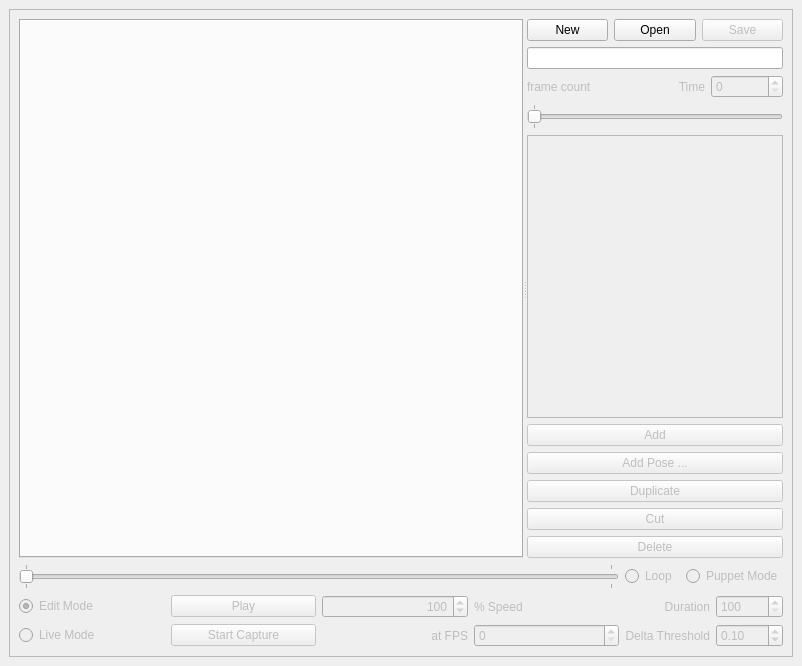
<?xml version="1.0" encoding="UTF-8"?>
<ui version="4.0">
 <class>Motion2</class>
 <widget class="QDockWidget" name="Motion2">
  <property name="geometry">
   <rect>
    <x>0</x>
    <y>0</y>
    <width>802</width>
    <height>666</height>
   </rect>
  </property>
  <property name="windowTitle">
   <string>Motion Editor</string>
  </property>
  <widget class="QWidget" name="dockWidgetContents">
   <layout class="QVBoxLayout" name="verticalLayout_3">
    <item>
     <widget class="QScrollArea" name="scrollArea">
      <property name="widgetResizable">
       <bool>true</bool>
      </property>
      <widget class="QWidget" name="scrollAreaWidgetContents">
       <property name="geometry">
        <rect>
         <x>0</x>
         <y>0</y>
         <width>782</width>
         <height>618</height>
        </rect>
       </property>
       <layout class="QVBoxLayout" name="verticalLayout">
        <item>
         <widget class="QSplitter" name="splitter">
          <property name="orientation">
           <enum>Qt::Horizontal</enum>
          </property>
          <widget class="QTabWidget" name="tabWidget_left">
           <property name="sizePolicy">
            <sizepolicy hsizetype="Maximum" vsizetype="Maximum">
             <horstretch>1</horstretch>
             <verstretch>0</verstretch>
            </sizepolicy>
           </property>
           <property name="currentIndex">
            <number>-1</number>
           </property>
          </widget>
          <widget class="QWidget" name="layoutWidget">
           <layout class="QVBoxLayout" name="verticalLayout_2">
            <item>
             <layout class="QHBoxLayout" name="horizontalLayout">
              <item>
               <widget class="QPushButton" name="btn_new">
                <property name="text">
                 <string>New</string>
                </property>
               </widget>
              </item>
              <item>
               <widget class="QPushButton" name="btn_open">
                <property name="sizePolicy">
                 <sizepolicy hsizetype="Minimum" vsizetype="Fixed">
                  <horstretch>0</horstretch>
                  <verstretch>0</verstretch>
                 </sizepolicy>
                </property>
                <property name="text">
                 <string>Open</string>
                </property>
               </widget>
              </item>
              <item>
               <widget class="QPushButton" name="btn_save">
                <property name="enabled">
                 <bool>false</bool>
                </property>
                <property name="text">
                 <string>Save</string>
                </property>
               </widget>
              </item>
             </layout>
            </item>
            <item>
             <widget class="QLineEdit" name="edit_title">
              <property name="sizePolicy">
               <sizepolicy hsizetype="Minimum" vsizetype="Fixed">
                <horstretch>0</horstretch>
                <verstretch>0</verstretch>
               </sizepolicy>
              </property>
             </widget>
            </item>
            <item>
             <layout class="QHBoxLayout" name="horizontalLayout_3">
              <item>
               <widget class="QLabel" name="lbl_frameCount">
                <property name="enabled">
                 <bool>false</bool>
                </property>
                <property name="text">
                 <string>frame count</string>
                </property>
               </widget>
              </item>
              <item>
               <widget class="QLabel" name="lbl_frame_time">
                <property name="enabled">
                 <bool>false</bool>
                </property>
                <property name="minimumSize">
                 <size>
                  <width>100</width>
                  <height>0</height>
                 </size>
                </property>
                <property name="layoutDirection">
                 <enum>Qt::LeftToRight</enum>
                </property>
                <property name="text">
                 <string>Time</string>
                </property>
                <property name="alignment">
                 <set>Qt::AlignRight|Qt::AlignTrailing|Qt::AlignVCenter</set>
                </property>
               </widget>
              </item>
              <item>
               <widget class="QSpinBox" name="spin_frame_time">
                <property name="enabled">
                 <bool>false</bool>
                </property>
                <property name="maximum">
                 <number>999999999</number>
                </property>
               </widget>
              </item>
             </layout>
            </item>
            <item>
             <widget class="QSlider" name="slider_frames">
              <property name="enabled">
               <bool>false</bool>
              </property>
              <property name="sizePolicy">
               <sizepolicy hsizetype="Minimum" vsizetype="Fixed">
                <horstretch>0</horstretch>
                <verstretch>0</verstretch>
               </sizepolicy>
              </property>
              <property name="minimum">
               <number>1</number>
              </property>
              <property name="maximum">
               <number>1</number>
              </property>
              <property name="pageStep">
               <number>1</number>
              </property>
              <property name="orientation">
               <enum>Qt::Horizontal</enum>
              </property>
              <property name="tickPosition">
               <enum>QSlider::TicksBothSides</enum>
              </property>
              <property name="tickInterval">
               <number>1</number>
              </property>
             </widget>
            </item>
            <item>
             <widget class="QTableWidget" name="tbl_joints">
              <property name="enabled">
               <bool>false</bool>
              </property>
              <property name="sizePolicy">
               <sizepolicy hsizetype="Minimum" vsizetype="Expanding">
                <horstretch>0</horstretch>
                <verstretch>0</verstretch>
               </sizepolicy>
              </property>
             </widget>
            </item>
            <item>
             <layout class="QGridLayout" name="gridLayout_3">
              <item row="0" column="0">
               <widget class="QPushButton" name="btn_add">
                <property name="enabled">
                 <bool>false</bool>
                </property>
                <property name="text">
                 <string>Add</string>
                </property>
               </widget>
              </item>
              <item row="2" column="0">
               <widget class="QPushButton" name="btn_duplicate">
                <property name="enabled">
                 <bool>false</bool>
                </property>
                <property name="text">
                 <string>Duplicate</string>
                </property>
               </widget>
              </item>
              <item row="4" column="0">
               <widget class="QPushButton" name="btn_delete">
                <property name="enabled">
                 <bool>false</bool>
                </property>
                <property name="text">
                 <string>Delete</string>
                </property>
               </widget>
              </item>
              <item row="3" column="0">
               <widget class="QPushButton" name="btn_cut">
                <property name="enabled">
                 <bool>false</bool>
                </property>
                <property name="text">
                 <string>Cut</string>
                </property>
               </widget>
              </item>
              <item row="1" column="0">
               <widget class="QPushButton" name="btn_add_pose">
                <property name="enabled">
                 <bool>false</bool>
                </property>
                <property name="text">
                 <string>Add Pose ...</string>
                </property>
               </widget>
              </item>
             </layout>
            </item>
           </layout>
          </widget>
         </widget>
        </item>
        <item>
         <layout class="QGridLayout" name="gridLayout_4">
          <item row="0" column="0">
           <widget class="QSlider" name="slider_timeline">
            <property name="enabled">
             <bool>false</bool>
            </property>
            <property name="orientation">
             <enum>Qt::Horizontal</enum>
            </property>
            <property name="tickPosition">
             <enum>QSlider::TicksBothSides</enum>
            </property>
            <property name="tickInterval">
             <number>100</number>
            </property>
           </widget>
          </item>
          <item row="0" column="1">
           <layout class="QGridLayout" name="gridLayout_5">
            <item row="0" column="1">
             <widget class="QRadioButton" name="btn_puppet_mode">
              <property name="enabled">
               <bool>false</bool>
              </property>
              <property name="text">
               <string>Puppet Mode</string>
              </property>
              <property name="autoExclusive">
               <bool>false</bool>
              </property>
             </widget>
            </item>
            <item row="0" column="0">
             <widget class="QRadioButton" name="btn_loop">
              <property name="enabled">
               <bool>false</bool>
              </property>
              <property name="text">
               <string>Loop</string>
              </property>
              <property name="autoExclusive">
               <bool>false</bool>
              </property>
             </widget>
            </item>
           </layout>
          </item>
          <item row="1" column="0">
           <layout class="QGridLayout" name="gridLayout">
            <item row="3" column="0">
             <widget class="QRadioButton" name="btn_live_mode">
              <property name="enabled">
               <bool>false</bool>
              </property>
              <property name="text">
               <string>Live Mode</string>
              </property>
             </widget>
            </item>
            <item row="2" column="3">
             <widget class="QSpinBox" name="spin_speed">
              <property name="enabled">
               <bool>false</bool>
              </property>
              <property name="alignment">
               <set>Qt::AlignRight|Qt::AlignTrailing|Qt::AlignVCenter</set>
              </property>
              <property name="minimum">
               <number>1</number>
              </property>
              <property name="maximum">
               <number>200</number>
              </property>
              <property name="value">
               <number>100</number>
              </property>
             </widget>
            </item>
            <item row="3" column="4">
             <widget class="QSpinBox" name="spin_capture_FPS">
              <property name="enabled">
               <bool>false</bool>
              </property>
             </widget>
            </item>
            <item row="2" column="4">
             <widget class="QLabel" name="lbl_speed">
              <property name="enabled">
               <bool>false</bool>
              </property>
              <property name="text">
               <string>% Speed</string>
              </property>
             </widget>
            </item>
            <item row="2" column="1">
             <widget class="QPushButton" name="btn_play">
              <property name="enabled">
               <bool>false</bool>
              </property>
              <property name="text">
               <string>Play</string>
              </property>
             </widget>
            </item>
            <item row="3" column="1">
             <widget class="QPushButton" name="btn_capture">
              <property name="enabled">
               <bool>false</bool>
              </property>
              <property name="text">
               <string>Start Capture</string>
              </property>
             </widget>
            </item>
            <item row="3" column="3">
             <widget class="QLabel" name="lbl_capture_FPS">
              <property name="enabled">
               <bool>false</bool>
              </property>
              <property name="text">
               <string>at FPS</string>
              </property>
              <property name="alignment">
               <set>Qt::AlignRight|Qt::AlignTrailing|Qt::AlignVCenter</set>
              </property>
             </widget>
            </item>
            <item row="2" column="0">
             <widget class="QRadioButton" name="btn_edit_mode">
              <property name="enabled">
               <bool>false</bool>
              </property>
              <property name="sizePolicy">
               <sizepolicy hsizetype="Minimum" vsizetype="Fixed">
                <horstretch>0</horstretch>
                <verstretch>0</verstretch>
               </sizepolicy>
              </property>
              <property name="text">
               <string>Edit Mode</string>
              </property>
              <property name="checked">
               <bool>true</bool>
              </property>
             </widget>
            </item>
           </layout>
          </item>
          <item row="1" column="1">
           <layout class="QGridLayout" name="gridLayout_2">
            <item row="0" column="0">
             <widget class="QLabel" name="lbl_duration">
              <property name="enabled">
               <bool>false</bool>
              </property>
              <property name="text">
               <string>Duration</string>
              </property>
              <property name="alignment">
               <set>Qt::AlignRight|Qt::AlignTrailing|Qt::AlignVCenter</set>
              </property>
             </widget>
            </item>
            <item row="0" column="1">
             <widget class="QSpinBox" name="spin_duration">
              <property name="enabled">
               <bool>false</bool>
              </property>
              <property name="minimum">
               <number>100</number>
              </property>
              <property name="maximum">
               <number>999999999</number>
              </property>
             </widget>
            </item>
            <item row="1" column="0">
             <widget class="QLabel" name="lbl_delta_threshold">
              <property name="enabled">
               <bool>false</bool>
              </property>
              <property name="text">
               <string>Delta Threshold</string>
              </property>
              <property name="alignment">
               <set>Qt::AlignRight|Qt::AlignTrailing|Qt::AlignVCenter</set>
              </property>
             </widget>
            </item>
            <item row="1" column="1">
             <widget class="QDoubleSpinBox" name="spin_delta_threshold">
              <property name="enabled">
               <bool>false</bool>
              </property>
              <property name="singleStep">
               <double>0.010000000000000</double>
              </property>
              <property name="value">
               <double>0.100000000000000</double>
              </property>
             </widget>
            </item>
           </layout>
          </item>
         </layout>
        </item>
       </layout>
      </widget>
     </widget>
    </item>
   </layout>
  </widget>
 </widget>
 <resources/>
 <connections/>
</ui>
